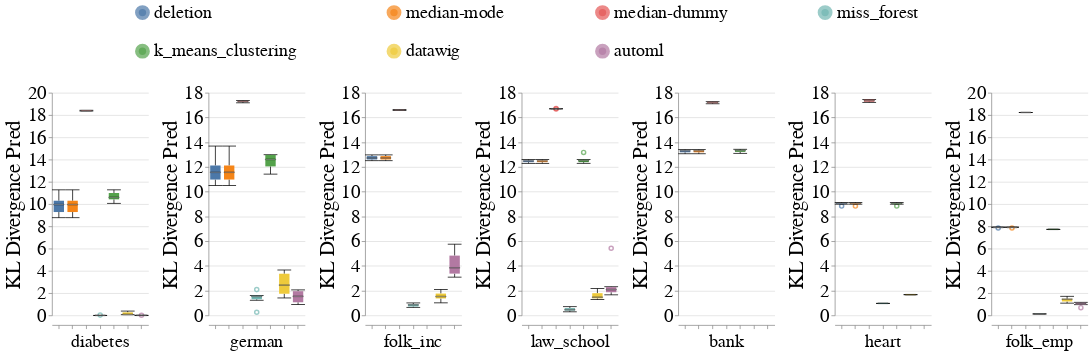

Notebook source saved alongside this figure:
### Code cell
create_box_plots_for_diff_imputers_and_datasets_for_mixed_exp(train_injection_scenario='MCAR3',
                                                              test_injection_scenario='MCAR3',
                                                              metric_name='kl_divergence_pred',
                                                              dataset_to_column_name=DATASET_TO_COLUMN_NAME,
                                                              db_client=db_client,
                                                              without_dummy=False)

### Figure 1 — Vega-Lite specification as saved in the notebook (floating-point values rounded to 4 significant figures; data arrays with more than 128 entries replaced by an {"elided": "..."} marker saying what was removed)
{"config": {"view": {"continuousWidth": 400, "continuousHeight": 300, "stroke": null}, "axis": {"labelFontSize": 26, "labelFontWeight": "normal", "titleFontSize": 28, "titleFontWeight": "normal"}, "facet": {"spacing": 15}, "header": {"labelFontSize": 24, "labelOrient": "bottom", "labelPadding": 5, "titleFontSize": 28}, "legend": {"columns": 4, "direction": "horizontal", "labelFontSize": 24, "labelLimit": 400, "orient": "top", "symbolOffset": 110, "symbolStrokeWidth": 10, "titleAnchor": "middle", "titleFontSize": 26, "titleLimit": 300}, "title": {"fontSize": 28}}, "data": {"name": "data-06dba75a12564cdf2f632da500f703b6"}, "mark": {"type": "boxplot", "median": {"stroke": "black", "strokeWidth": 0.7}, "ticks": true}, "encoding": {"color": {"field": "Null_Imputer_Name", "sort": ["deletion", "median-mode", "median-dummy", "miss_forest", "k_means_clustering", "datawig", "automl"], "title": null, "type": "nominal"}, "column": {"field": "Dataset_Name", "sort": {"field": "Dataset_Sequence_Number", "order": "ascending"}, "title": null, "type": "nominal"}, "x": {"axis": {"labels": false}, "field": "Null_Imputer_Name", "sort": ["deletion", "median-mode", "median-dummy", "miss_forest", "k_means_clustering", "datawig", "automl"], "title": null, "type": "nominal"}, "y": {"field": "Kl_Divergence_Pred", "scale": {"zero": true}, "title": "KL Divergence Pred", "type": "quantitative"}}, "resolve": {"scale": {"y": "independent"}}, "width": 130, "$schema": "https://vega.github.io/schema/vega-lite/v4.17.0.json", "datasets": {"data-06dba75a12564cdf2f632da500f703b6": {"elided": "294 records"}}}
